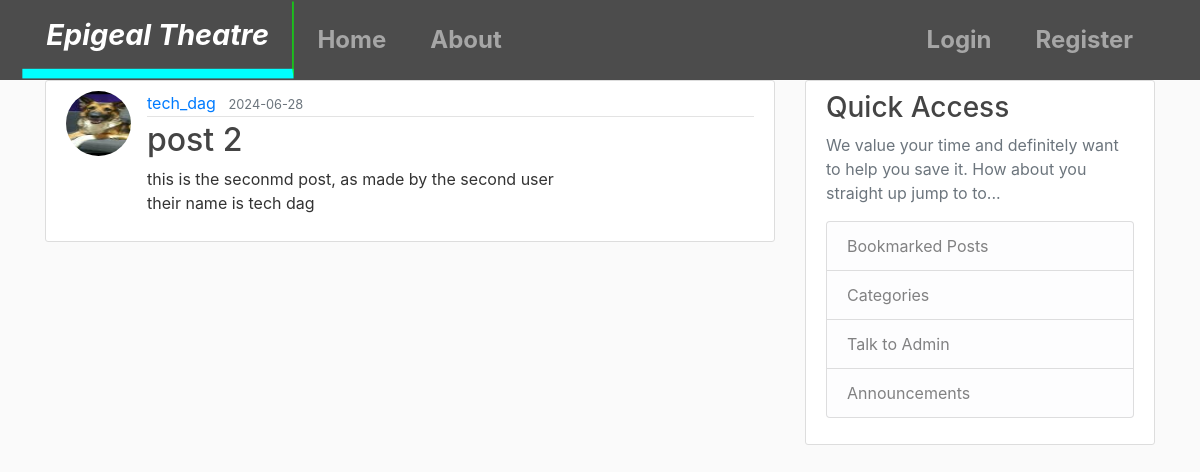
Screenshot of /post/2 with the database file from the repository.
### flaskblog/models.py (models this page shows, shortened)
class User(db.Model, UserMixin):
	id = db.Column(db.Integer, primary_key=True)
	username =  db.Column(db.String(20), unique=True,nullable=False)
	email = db.Column(db.String(120), unique=True,nullable=False)
	image_file = db.Column(db.String(20),nullable=False, default = 'default.jpg')
	password = db.Column(db.String(60),nullable=False)
	posts = db.relationship('Post', backref='author', lazy=True)

class Post(db.Model):
	id = db.Column(db.Integer,primary_key=True)
	title=db.Column(db.String(100), nullable=False)
	date_posted = db.Column(db.DateTime, nullable=False, default=datetime.utcnow)
	content = db.Column(db.Text, nullable=False)
	user_id =db.Column(db.Integer, db.ForeignKey('user.id'), nullable=False)

### flaskblog/posts/routes.py (the view)
@posts.route("/post/<int:post_id>")
def post(post_id):
	post = Post.query.get_or_404(post_id)
	return render_template('post.html', title=post.title, post=post)

### flaskblog/templates/post.html (shortened to what this page needs)
{% extends "layout.html" %}
{% block content %}
	<article class="media content-section">
		<img class= "rounded-circle article-img" src="{{ url_for('static', filename='assets/' + post.author.image_file) }}">
		<div class="media-body">
		    <div class="article-metadata">
		      <a class="mr-2" href="#">{{ post.author.username }}</a>
		      <small class="text-muted">{{ post.date_posted.strftime('%Y-%m-%d') }}</small>
		    </div>
		    <h2 class="article-title">{{ post.title }}</h2>
		    <p class="article-content">{{ post.content }}</p>
		</div>
	</article>
{% endblock content %}

### flaskblog/static/main.css (style rules this page uses)
body { background: #fafafa; color: #333333; margin-top: 5rem; }
h1, h2, h3, h4, h5, h6 { color: #444444; }
.content-section { background: #ffffff; padding: 10px 20px; border: 1px solid #dddddd; border-radius: 3px; margin-bottom: 20px; }
.article-title { color: #444444; }
.article-content { white-space: pre-line; }
.article-img { height: 65px; width: 65px; margin-right: 16px; }
.article-metadata { padding-bottom: 1px; margin-bottom: 4px; border-bottom: 1px solid #e3e3e3 }

### rows the page displays
User: image_file (picture), author.username "tech_dag"
Post: date_posted "2024-06-28", title "post 2", content "this is the seconmd post, as made by the second user their name is tech dag"
